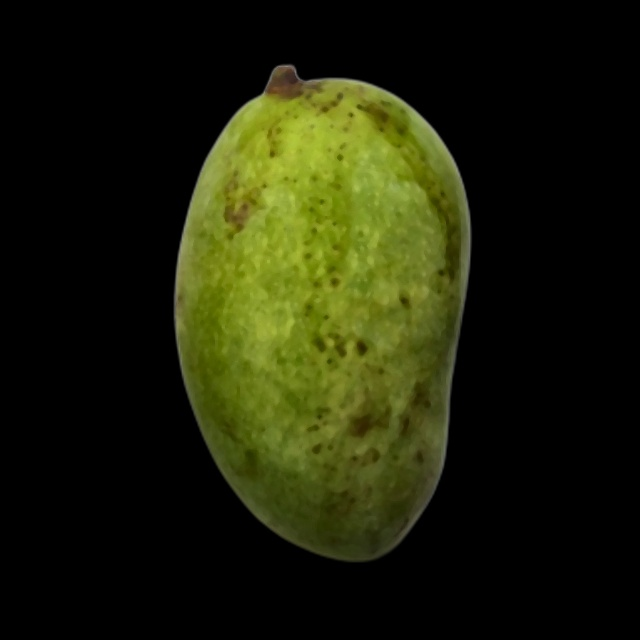
#> input picture cleaned_data/unripe/IMG20200713141551.jpg, 640 x 640 px; the run also reads 1 picture not shown here
$ jupyter execute --allow-errors morphological_analysis_hm.ipynb
#> lines starting #> are read from the running program, lines starting #| are printed output that depends on the picture; after the words box and inside, x2 and y2 are one past the last pixel; in counts of white or black regions, pixels touching at a corner belong together
### src/preprocessing.py
import cv2
import numpy as np


# --------------------------------------------------
# Resize Image
# --------------------------------------------------
# [25 lines left out: function resize_image, not called in this run]


# --------------------------------------------------
# Median Filtering
# --------------------------------------------------
def remove_noise(image):
    return cv2.medianBlur(image, 5)


# --------------------------------------------------
# CLAHE Contrast Enhancement
# --------------------------------------------------
# [9 lines left out: function enhance_contrast, not called in this run]


# ============================================================
# Background-Agnostic Morphological Fruit Mask
# ============================================================
def _ellipse(size):
    return cv2.getStructuringElement(cv2.MORPH_ELLIPSE, (size, size))


# [62 lines left out: functions _fill_holes, segment_fruit_mask, not called in this run]


# ============================================================
# Generate Binary Mask via Color Clustering (K-Means + HSV + Convex Hull)
# ============================================================
def generate_mango_mask(image, k_clusters=6, dark_spot_dist_threshold=30):
    """
    Generate binary mask using K-Means color clustering, HSV color classification,
    and Convex Hull to isolate the mango fruit.
    """
    if isinstance(image, str):
        img = cv2.imread(image)
        if img is None:
            raise ValueError(f"Failed to load image from path: {image}")
    else:
        img = image.copy()

    # Step 1: Detect dominant colors using K-Means Clustering
    blurred = cv2.GaussianBlur(img, (7, 7), 0)
    data = blurred.reshape((-1, 3)).astype(np.float32)

    # Define criteria and perform K-Means (seeded for reproducible masks)
    cv2.setRNGSeed(42)
    criteria = (cv2.TERM_CRITERIA_EPS + cv2.TERM_CRITERIA_MAX_ITER, 10, 1.0)
    _, labels, centers = cv2.kmeans(data, k_clusters, None, criteria, 10, cv2.KMEANS_RANDOM_CENTERS)

    labels_img = labels.reshape(img.shape[:2])
    centers_bgr = np.uint8(centers)
    centers_hsv = cv2.cvtColor(np.expand_dims(centers_bgr, axis=0), cv2.COLOR_BGR2HSV)[0]

    mango_color_mask = np.zeros(img.shape[:2], dtype=np.uint8)
    dark_defect_mask = np.zeros(img.shape[:2], dtype=np.uint8)

    # Step 2: Spot the mango colors (Green, Yellow, Dark Red) vs. Dark spots
    for i, (h, s, v) in enumerate(centers_hsv):
        cluster_pixels = (labels_img == i).astype(np.uint8) * 255

        is_green = (36 <= h <= 85) and (s >= 40) and (v >= 40)
        is_yellow = (15 <= h <= 35) and (s >= 65) and (v >= 50)
        is_red = ((0 <= h <= 10) or (170 <= h <= 180)) and (s >= 80) and (v >= 40)
        is_dark = (v < 55)

        if is_green or is_yellow or is_red:
            mango_color_mask = cv2.bitwise_or(mango_color_mask, cluster_pixels)
        elif is_dark:
            dark_defect_mask = cv2.bitwise_or(dark_defect_mask, cluster_pixels)

    # Step 3: Find the primary mango body contour
    contours_body, _ = cv2.findContours(mango_color_mask, cv2.RETR_EXTERNAL, cv2.CHAIN_APPROX_SIMPLE)
    if not contours_body:
        # Fallback: K-Means found no fruit-coloured cluster — instead
        # of silently skipping segmentation, use the background-agnostic
        # morphological masker.
        return segment_fruit_mask(img)

    main_mango_contour = max(contours_body, key=cv2.contourArea)

    # Step 4: Include nearby dark spots touching or near the mango edge
    dark_contours, _ = cv2.findContours(dark_defect_mask, cv2.RETR_EXTERNAL, cv2.CHAIN_APPROX_SIMPLE)

    included_contours = [main_mango_contour]
    for d_cnt in dark_contours:
        if cv2.contourArea(d_cnt) < 15:
            continue

        dist = -1
        for pt in d_cnt:
            d = cv2.pointPolygonTest(main_mango_contour, (float(pt[0][0]), float(pt[0][1])), True)
            if dist == -1 or abs(d) < dist:
                dist = abs(d)

        if dist <= dark_spot_dist_threshold:
            included_contours.append(d_cnt)

    # Step 5: Merge contours and wrap with Convex Hull
    all_mango_points = np.vstack(included_contours)
    final_hull = cv2.convexHull(all_mango_points)

    h_img, w_img = img.shape[:2]
    mask = np.zeros((h_img, w_img), dtype=np.uint8)
    cv2.drawContours(mask, [final_hull], -1, 1, thickness=cv2.FILLED)

    return mask


# ============================================================
# Morphological Cleaning
# ============================================================
def clean_mask(mask):
    kernel = np.ones((5, 5), np.uint8)
    mask = cv2.morphologyEx(mask, cv2.MORPH_OPEN, kernel)
    mask = cv2.morphologyEx(mask, cv2.MORPH_CLOSE, kernel)
    return mask


# ============================================================
# Background Removal
# ============================================================
def remove_background(image, k_clusters=6, dark_spot_dist_threshold=30):
    """
    Remove background using color clustering, morphological cleaning, and masking.
    Returns: (masked_image, cleaned_mask)
    """
    if isinstance(image, str):
        img = cv2.imread(image)
        if img is None:
            raise ValueError(f"Failed to load image from path: {image}")
    else:
        img = image.copy()

    mask = generate_mango_mask(img, k_clusters=k_clusters, dark_spot_dist_threshold=dark_spot_dist_threshold)
    cleaned = clean_mask(mask)
    masked_image = cv2.bitwise_and(img, img, mask=cleaned)
    return masked_image, cleaned

# --------------------------------------------------
# Complete Preprocessing Pipeline
# --------------------------------------------------
# [54 lines left out: functions preprocess_image, preprocess_image_with_stages, not called in this run]

### notebooks/morphological_analysis_hm.ipynb
# Morphological Blemish Analysis for Mango Ripeness Assessment
### Course: BMDS2133 Image Processing | Assignment Mode A: Comparative & Enhancement Study
**Developer:** Cham Herman (hm)
**Module:** Morphological Blemish Analysis (Morphology-Based)
**Dataset:** `cleaned_data` (Standardised Background-Removed Mango Dataset, 715 images)

---

## Overview & Objectives

### Ripeness Progression on Mango Skin
- **Unripe:** Smooth, uniform green skin with negligible surface blemishes.
- **Fully Ripe:** Yellow skin with minor, scattered natural freckles (lenticels).
- **Overripe:** Dark necrotic lesions, fungal decay patches, and heavy blemish clusters.

**Core Idea:** Use mathematical morphology to detect and measure surface blemishes for ripeness classification.

### Technical Objectives
1. **[Comparative Study]:** Implement and benchmark 4 classical mathematical morphology algorithms for blemish detection.
2. **[Quantitative Benchmarking]:** Measure Classification Accuracy, Macro F1-Score, and Latency across 715 images (Target: Accuracy >= 85%, Latency < 200 ms).
3. **[Enhancement & Hybrid Solution]:** Build Multi-Representation Morphological Fusion (MRMF) to enrich feature representation and exceed baseline accuracy.
4. **[Prototype Integration]:** Export the trained model for integration into the Streamlit prototype.

## 1. [Configuration] Environment Setup & Parameters
**Why:** Import required image processing and machine learning libraries (`OpenCV`, `scikit-image`, `scikit-learn`), set random seed (42) for experimental reproducibility, and configure dataset and output directories.

[cell 1]
import os
import glob
import time
import cv2
import numpy as np
import pandas as pd
import matplotlib.pyplot as plt
import seaborn as sns
from tqdm import tqdm

from skimage import morphology as skm, measure as skmeas
from scipy import ndimage as ndi
from sklearn.ensemble import RandomForestClassifier
from sklearn.model_selection import StratifiedKFold, cross_val_score
from IPython.display import Markdown, display
from sklearn.metrics import accuracy_score, classification_report, confusion_matrix, ConfusionMatrixDisplay, f1_score
import joblib

# Set random seed for experimental reproducibility
np.random.seed(42)

# --- Path Configurations ---
DATASET_ROOT = '../cleaned_data'
OUTPUT_DIR = '../output/morphology_based'
os.makedirs(OUTPUT_DIR, exist_ok=True)
FIG_DIR = os.path.join(OUTPUT_DIR, 'figures')
os.makedirs(FIG_DIR, exist_ok=True)

CLASSES = ['unripe', 'fully_ripe', 'overripe']
CLASS_COLORS = {'unripe': '#2ca02c', 'fully_ripe': '#ff7f0e', 'overripe': '#d62728'}

print("Dataset root directory:", os.path.abspath(DATASET_ROOT))
print("      Output directory:", os.path.abspath(OUTPUT_DIR))
print("        Target classes:", CLASSES)

## 2. [Dataset Inspection] Verification of Class Distributions
**Why:** Verify that image counts across the 3 ripeness classes (`unripe`, `fully_ripe`, `overripe`) are balanced across training (571 images) and testing (144 images) splits to prevent model bias.

[cell 2]
dataset_summary = []
for split in ['train', 'test']:
    for cls in CLASSES:
        pattern = os.path.join(DATASET_ROOT, split, cls, '*.*')
        paths = glob.glob(pattern)
        dataset_summary.append({
            'Split': split,
            'Class': cls,
            'Image Count': len(paths)
        })

df_summary = pd.DataFrame(dataset_summary)
print("Dataset Summary Table:")
display(df_summary)

total_images = df_summary['Image Count'].sum()
train_count = df_summary[df_summary['Split']=='train']['Image Count'].sum()
test_count = df_summary[df_summary['Split']=='test']['Image Count'].sum()
print(f"Total Dataset Size: {total_images} images (Train: {train_count}, Test: {test_count})")


# Figure 2.1: class distribution of the standardised dataset
#> (the rest of this cell did not finish here and is left out)

## 3. [Preprocessing] Fruit Masking and Boundary Ring Erosion

**Why:**
Before detecting blemishes on the fruit, we must:
1. Isolate the mango from the black background.
2. Exclude the outer boundary edge, which appears artificially dark due to lighting falloff and can cause false blemish detections.

**Steps:**
1. **Fruit Masking:** Separate the mango from the black background using an intensity threshold ($\text{Pixel} > 20$).
2. **Morphological Cleaning:** Remove stray background noise with Opening and seal internal holes with Closing.
3. **Boundary Ring Erosion:** Erode the mask boundary inward with an elliptical kernel ($\text{Mask} \ominus \text{Kernel}$) to eliminate border transition artifacts. All subsequent blemish analysis is restricted to this safe interior mask.

[cell 3]
def get_fruit_mask(img_bgr, thresh=20):
    """Extract and clean foreground mango mask from black background."""
    gray = cv2.cvtColor(img_bgr, cv2.COLOR_BGR2GRAY)
    mask = (gray > thresh).astype(np.uint8) * 255
    se_clean = cv2.getStructuringElement(cv2.MORPH_ELLIPSE, (5, 5))
    mask = cv2.morphologyEx(mask, cv2.MORPH_OPEN, se_clean)
    mask = cv2.morphologyEx(mask, cv2.MORPH_CLOSE, se_clean)
    return mask

def get_interior_mask(mask, k=13):
    """Erode mango mask to eliminate boundary transition ring."""
    se_erode = cv2.getStructuringElement(cv2.MORPH_ELLIPSE, (k, k))
    return cv2.erode(mask, se_erode)

### Visualisation: Preprocessing & Fruit Mask Boundary Erosion
**Goal:** Visually confirm clean separation of the fruit and safe exclusion of boundary transition edges.

[cell 4]
sample_images = {}
for cls in CLASSES:
    sample_path = glob.glob(os.path.join(DATASET_ROOT, 'test', cls, '*.jpg'))[0]
    sample_images[cls] = (cv2.imread(sample_path), sample_path)

#> (the rest of this cell did not finish here and is left out)

## 3A. [Preprocessing v2] Background-Agnostic Morphological Fruit Masking (Raw Images & Live Inputs)

**Why:**
The benchmark images use standardized black backgrounds, but real-world inputs (such as mobile cameras or live webcams) contain arbitrary backgrounds, surfaces, and shadows. This module provides a robust morphological fruit segmenter without requiring deep learning.

**Methodology:**
1. **Color & Saturation Filtering:** Mango skin exhibits strong chromatic saturation across ripe and unripe states, whereas background shadows are desaturated. A saturation floor cleanly filters out shadows.
2. **Morphological Consolidation:** Connects fragmented fruit regions, fills interior holes caused by dark lesions, and retains the largest connected component.
3. **Boundary Smoothing:** Smooths the contour and applies interior erosion to exclude border artifacts.

[cell 5]
# ----- Background-agnostic morphological fruit mask -----
def _ellipse(size):
    return cv2.getStructuringElement(cv2.MORPH_ELLIPSE, (size, size))


def _fill_holes(mask):
    """Border flood-fill: any region NOT reachable from the image border is an
    interior hole and is filled."""
    h, w = mask.shape
    ff = cv2.bitwise_not(mask)
    ffmask = np.zeros((h + 2, w + 2), np.uint8)
    cv2.floodFill(ff, ffmask, (0, 0), 0)
    return cv2.bitwise_or(mask, ff)


def segment_fruit_mask_v2(img_bgr, return_stages=False):
    """Background-agnostic morphological fruit segmentation .

    Input: raw BGR photograph (any background). Output: 640x640 uint8 mask."""
    # 1. Standardisation (letterbox -> median blur -> CLAHE)
    img = letterbox_640(img_bgr)
    img = cv2.medianBlur(img, 5)
    lab = cv2.cvtColor(img, cv2.COLOR_BGR2LAB)
    l_ch, a_ch, b_ch = cv2.split(lab)
    l_ch = cv2.createCLAHE(clipLimit=2.0, tileGridSize=(8, 8)).apply(l_ch)
    img = cv2.cvtColor(cv2.merge((l_ch, a_ch, b_ch)), cv2.COLOR_LAB2BGR)

    hsv = cv2.cvtColor(img, cv2.COLOR_BGR2HSV)

    # 2. Fruit-likelihood seed
    color_rule = cv2.inRange(hsv, (0, 50, 40), (95, 255, 255)) | \
                 cv2.inRange(hsv, (170, 60, 40), (180, 255, 255))
    sat_val_floor = cv2.inRange(hsv, (0, 100, 60), (180, 255, 255))
    seed = cv2.bitwise_or(color_rule, sat_val_floor)

    # 3. Morphological consolidation
    seed = cv2.morphologyEx(seed, cv2.MORPH_CLOSE, _ellipse(25))
    seed = cv2.morphologyEx(seed, cv2.MORPH_OPEN, _ellipse(15))
    nb, labels, stats, _ = cv2.connectedComponentsWithStats(seed, connectivity=8)
    if nb <= 1:
        return (np.zeros((640, 640), np.uint8), {'img': img, 'seed': seed}) if return_stages \
            else np.zeros((640, 640), np.uint8)
    largest = 1 + int(np.argmax(stats[1:, cv2.CC_STAT_AREA]))
    fruit = (labels == largest).astype(np.uint8) * 255

    # 4-5. Hole removal and boundary smoothing
    fruit = _fill_holes(fruit)
    fruit = cv2.morphologyEx(fruit, cv2.MORPH_OPEN, _ellipse(7))
    fruit = cv2.morphologyEx(fruit, cv2.MORPH_CLOSE, _ellipse(7))

    if return_stages:
        return fruit, {'img': img, 'color_rule': color_rule,
                       'sat_val_floor': sat_val_floor, 'seed': seed}
    return fruit


def letterbox_640(img_bgr, size=640):
    h, w = img_bgr.shape[:2]
    scale = min(size / h, size / w)
    nh, nw = max(int(h * scale), 1), max(int(w * scale), 1)
    resized = cv2.resize(img_bgr, (nw, nh), interpolation=cv2.INTER_AREA)
    canvas = np.zeros((size, size, 3), dtype=np.uint8)
    top, left = (size - nh) // 2, (size - nw) // 2
    canvas[top:top + nh, left:left + nw] = resized
    return canvas


DATA_RAW = '../data'
TUNING_IMAGES = {
    'unripe': os.path.join(DATA_RAW, 'unripe', 'IMG20200713141551.jpg'),
    'fully_ripe': os.path.join(DATA_RAW, 'fully_ripe', 'IMG20200717083337.jpg'),
    'overripe': os.path.join(DATA_RAW, 'overripe', 'image_0_1014.jpg'),
}

#> (the rest of this cell did not finish here and is left out)

### Validation Against the Standardised Dataset
**Why:** Validate the background-agnostic mask against reference masks from the standardized dataset to verify boundary accuracy.
- **Metric:** **Intersection-over-Union (IoU)** measures spatial overlap against the reference fruit silhouette ($1.0 = \text{perfect match}$).

[cell 6]
import sys
print("Validating background-agnostic masking on all raw dataset images (image-by-image streaming)...")
sys_path_backup = list(sys.path)
sys.path.insert(0, '..')
from src.preprocessing import remove_background as _kmeans_remove_background

iou_scores = {cls: [] for cls in CLASSES}
overfilled_refs = {cls: 0 for cls in CLASSES}
n_processed = 0
n_cleaned_twins = 0
masker_time = 0.0
kmeans_time = 0.0
kmeans_samples = 0
low_cov = 0

for cls in CLASSES:
    raw_paths = sorted(glob.glob(os.path.join(DATA_RAW, cls, '*.jpg')) +
                       glob.glob(os.path.join(DATA_RAW, cls, '*.png')))
    for rp in raw_paths:
        name = os.path.basename(rp)
        img = cv2.imread(rp)
#> img is the input picture: shape (640, 640, 3); mean B, G, R 8.6, 32.4, 29.3
        if img is None:
            continue
        n_processed += 1

        t0 = time.perf_counter()
        mask_v2 = segment_fruit_mask_v2(img)
#> in segment_fruit_mask_v2, `l_ch, a_ch, b_ch = cv2.split(lab)`:
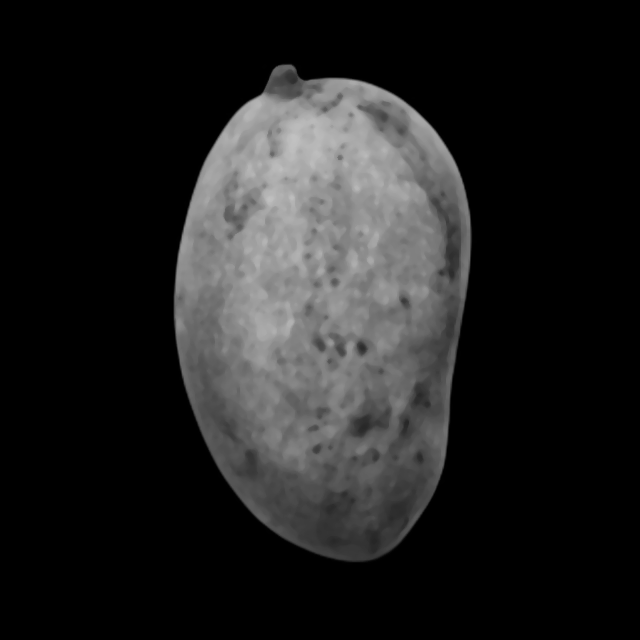
#> l_ch: shape (640, 640); min 0, max 193, mean 32.8
#> in segment_fruit_mask_v2, `l_ch, a_ch, b_ch = cv2.split(lab)`:
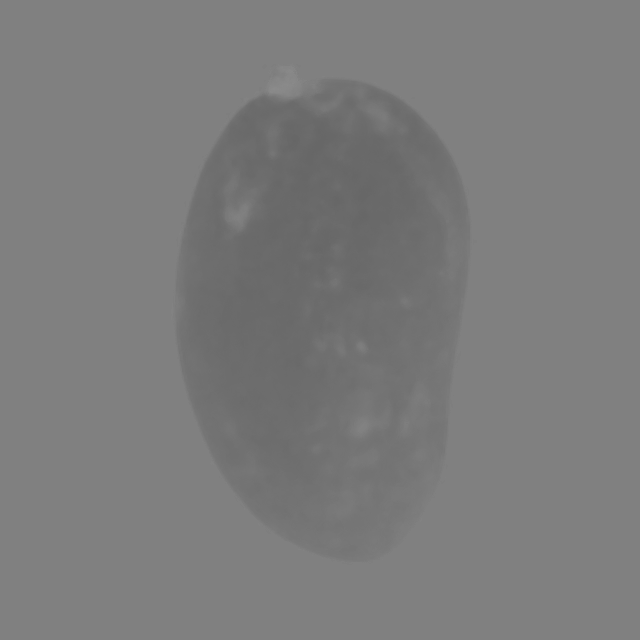
#> a_ch: shape (640, 640); min 102, max 139, mean 123.6
#> in segment_fruit_mask_v2, `l_ch, a_ch, b_ch = cv2.split(lab)`:
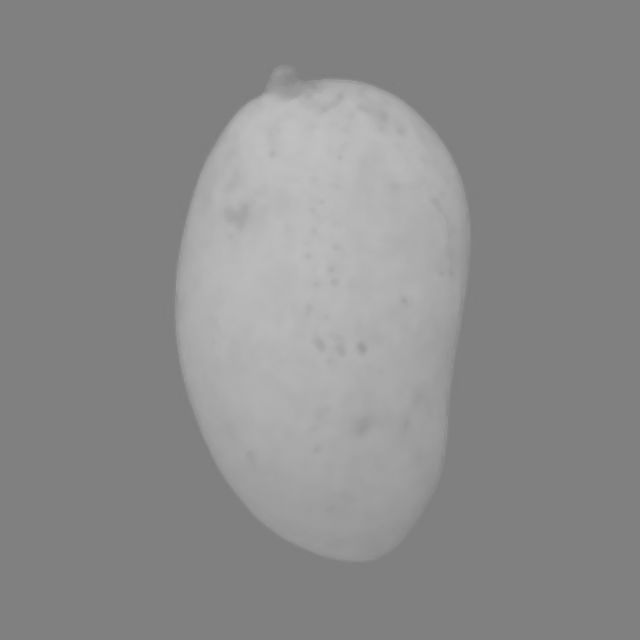
#> b_ch: shape (640, 640); min 126, max 192, mean 139.8
#> in segment_fruit_mask_v2, `l_ch = cv2.createCLAHE(clipLimit=2.0, tileGridSize=(8, 8)).apply(l_ch)`:
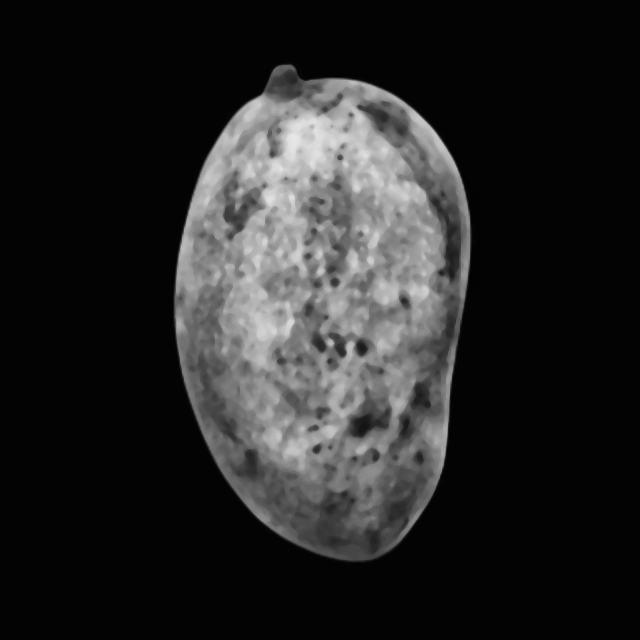
#> l_ch: shape (640, 640); min 2, max 230, mean 37.9
#> in segment_fruit_mask_v2, `img = cv2.cvtColor(cv2.merge((l_ch, a_ch, b_ch)), cv2.COLOR_LAB2BGR)`:
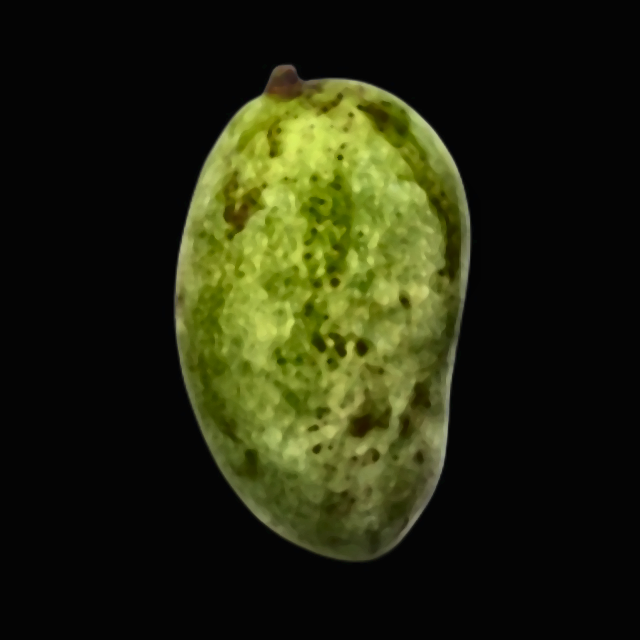
#> img: shape (640, 640, 3); mean B, G, R 14.7, 38.3, 35.2
#> in segment_fruit_mask_v2, `color_rule = cv2.inRange(hsv, (0, 50, 40), (95, 255, 255)) | \ cv2.inR..`:
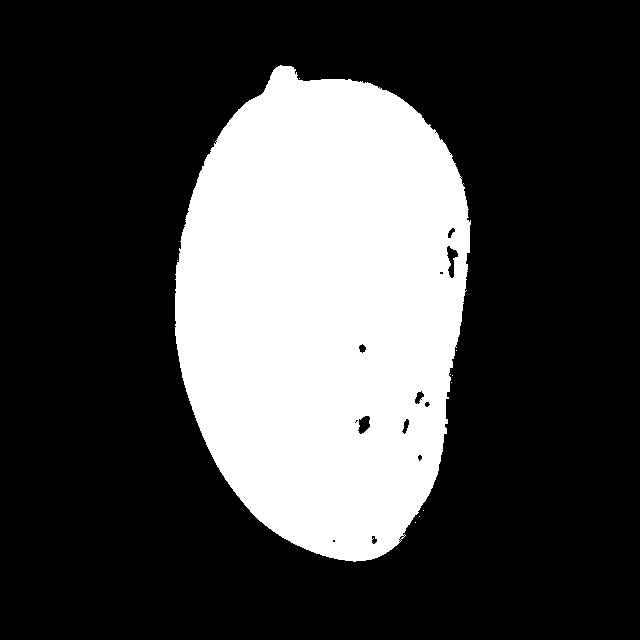
#> color_rule: shape (640, 640); 27.4% white; 10 white regions (9 under 20 px), largest, box (x1, y1, x2, y2) and area: (175, 65, 471, 562) 112297
#> in segment_fruit_mask_v2, `sat_val_floor = cv2.inRange(hsv, (0, 100, 60), (180, 255, 255))`:
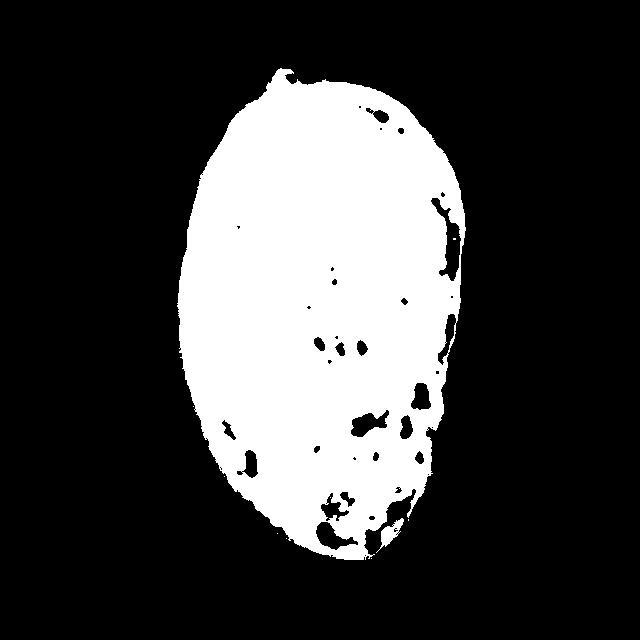
#> sat_val_floor: shape (640, 640); 24.9% white; 10 white regions (8 under 20 px), largest, box (x1, y1, x2, y2) and area: (177, 68, 466, 560) 101686, (376, 518, 404, 553) 324
#> in segment_fruit_mask_v2, `seed = cv2.morphologyEx(seed, cv2.MORPH_CLOSE, _ellipse(25))`:
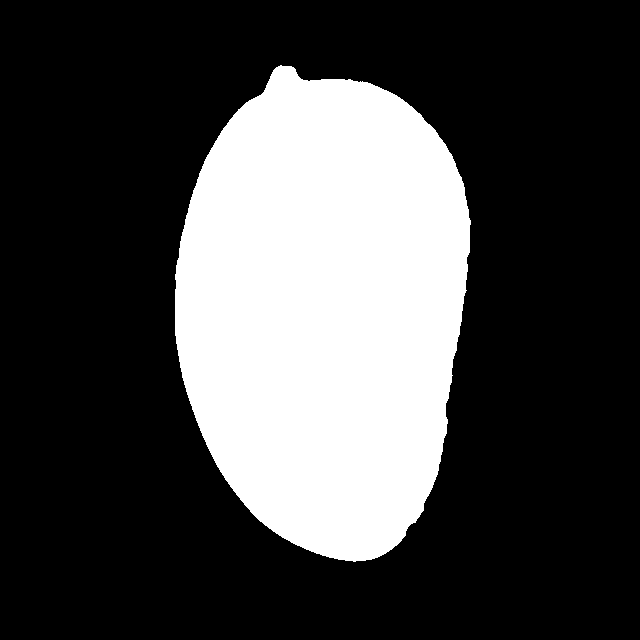
#> seed: shape (640, 640); 27.6% white; 1 white region, box (x1, y1, x2, y2) and area: (175, 65, 471, 562) 113222
#> (the rest of the program and of its run is left out)
